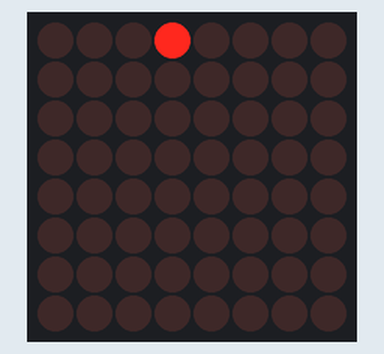
This sketch was run on a simulated Arduino Uno, built with avr-gcc and run on an emulated ATmega328P. Parts: 8×8 LED matrix.

Above: at 0.1 s.
At 0.7 s:
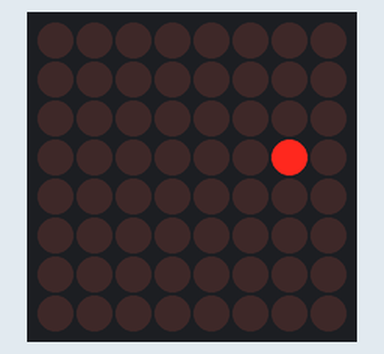
At 1.1 s:
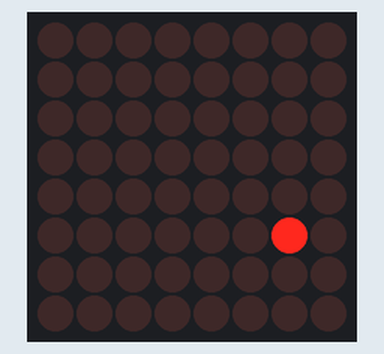
At 1.5 s:
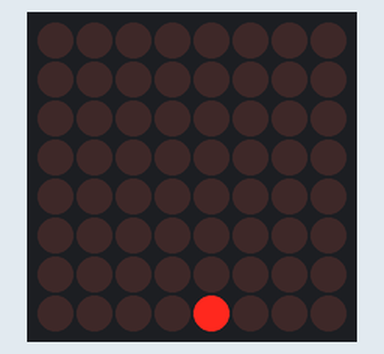
At 2.31 s:
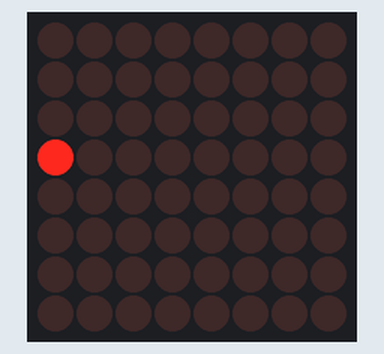
At 3.11 s:
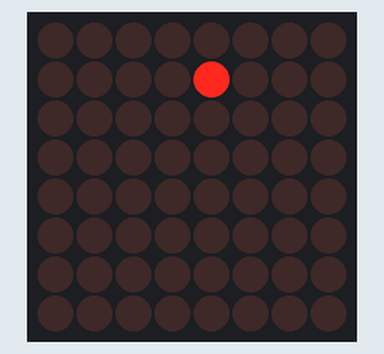

Measured:
- by itself, everything shown: repeats every 2.8 s, in 14 steps

The sketch:

Matrix_dot_bounce_Arm_part2.ino
```cpp
#include "LedControl.h"
LedControl lc=LedControl(12,10,11,1);

int pos = 0;
int dir = 1; //direction of movement, +1 or -1
int pos2 = 3;
int dir2 = 1;


void setup() {
  lc.shutdown(0,false);
  lc.setIntensity(0,8);
  lc.clearDisplay(0);
}

void loop(){
  lc.clearDisplay(0);
  lc.setLed(0,pos,pos2,true);
  delay(200);
  pos = pos + dir;
  pos2 = pos2 + dir2;
  if(pos == 7){dir = -1;}
  if(pos == 0){dir = 1;}
  if(pos2 == 7){dir2 = -1;}
  if(pos2 == 0){dir2 = 1;}
}
```
